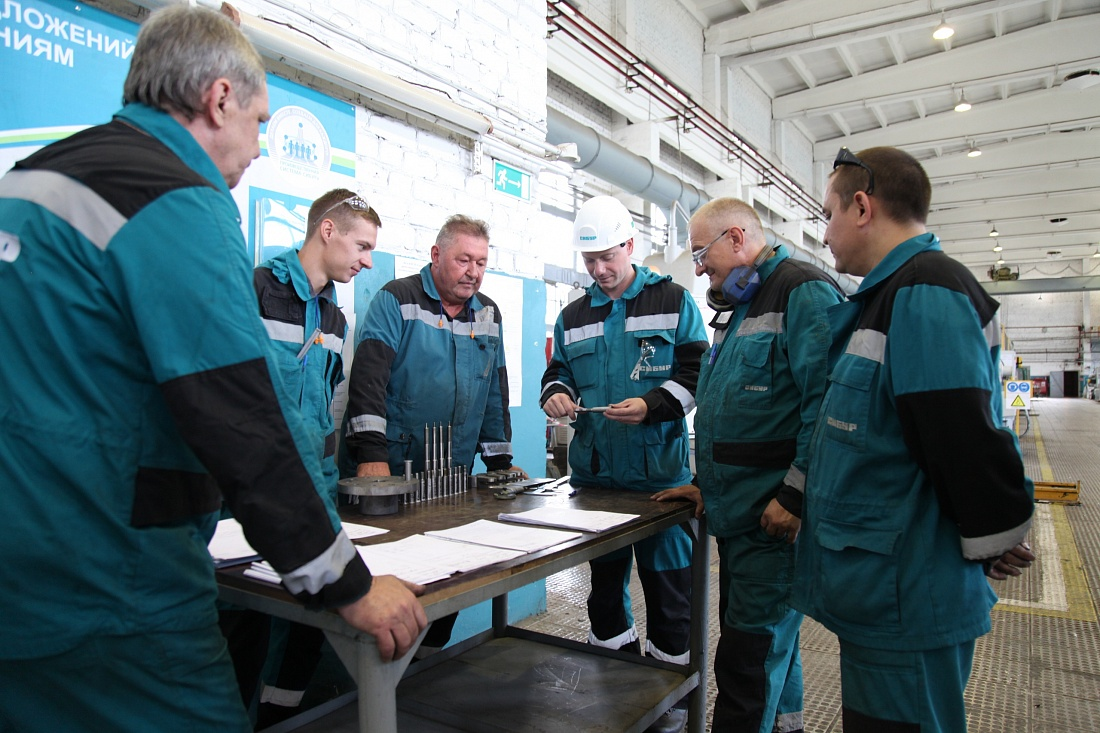
#> input picture images/1d8eb2fb4dc9ab67f51326a690299aca.jpg, 1100 x 733 px
$ python -i image.py   (imports and definitions only)
#> lines starting #> are read from the running program, lines starting #| are printed output that depends on the picture; after the words box and inside, x2 and y2 are one past the last pixel; in counts of white or black regions, pixels touching at a corner belong together
from io import BytesIO

import numpy
from PIL import Image
import numpy as np
import cv2


# [4 lines left out: function load_img, not called in this run]


def show(img):
    cv2.imshow("Image", img)
    cv2.waitKey(1)


def get_cv2_img(img_pil):
    return np.array(img_pil, dtype=np.uint8)


def get_pil_img(img_cv):
    _, encoded_image = cv2.imencode('.png', img_cv)
    return Image.open(BytesIO(encoded_image.tobytes()))


# [4 lines left out: function bitwise_images, not called in this run]


def crop_masked(img_masked):
    img_masked.copy()


# [14 lines left out: function cut_holst_from_bin_roi, not called in this run]


def get_white_regions(img, tr=110):
#> called with tr = 110
    gray = cv2.cvtColor(img, cv2.COLOR_RGB2GRAY)
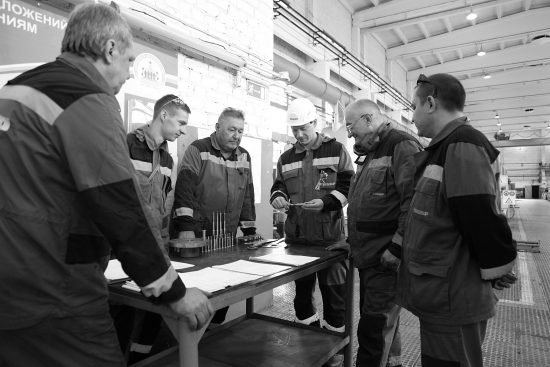
#> gray: shape (733, 1100) (shown at 1/2 size); min 0, max 255, mean 107.6
    blurred = cv2.GaussianBlur(gray, (11, 11), 0)
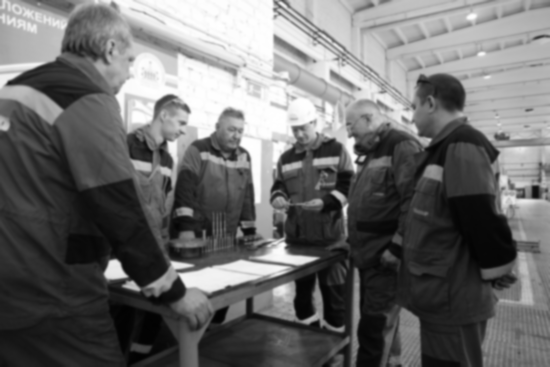
#> blurred: shape (733, 1100) (shown at 1/2 size); min 1, max 255, mean 107.6
    thresh = cv2.threshold(blurred, tr, 255, cv2.THRESH_BINARY)[1]
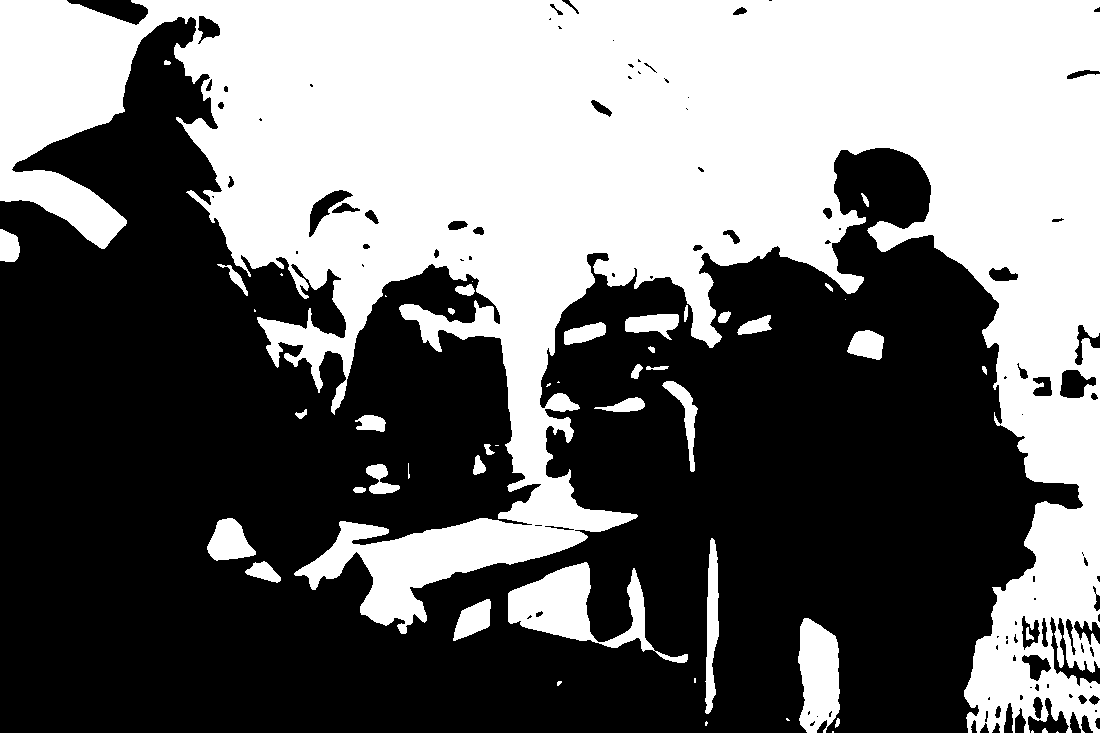
#> thresh: shape (733, 1100); 43.7% white; 51 white regions (15 under 20 px), largest, box (x1, y1, x2, y2) and area: (0, 0, 1100, 733) 331537, (508, 562, 688, 663) 6059, (798, 618, 840, 733) 3754
    thresh = cv2.erode(thresh, None, iterations=2)
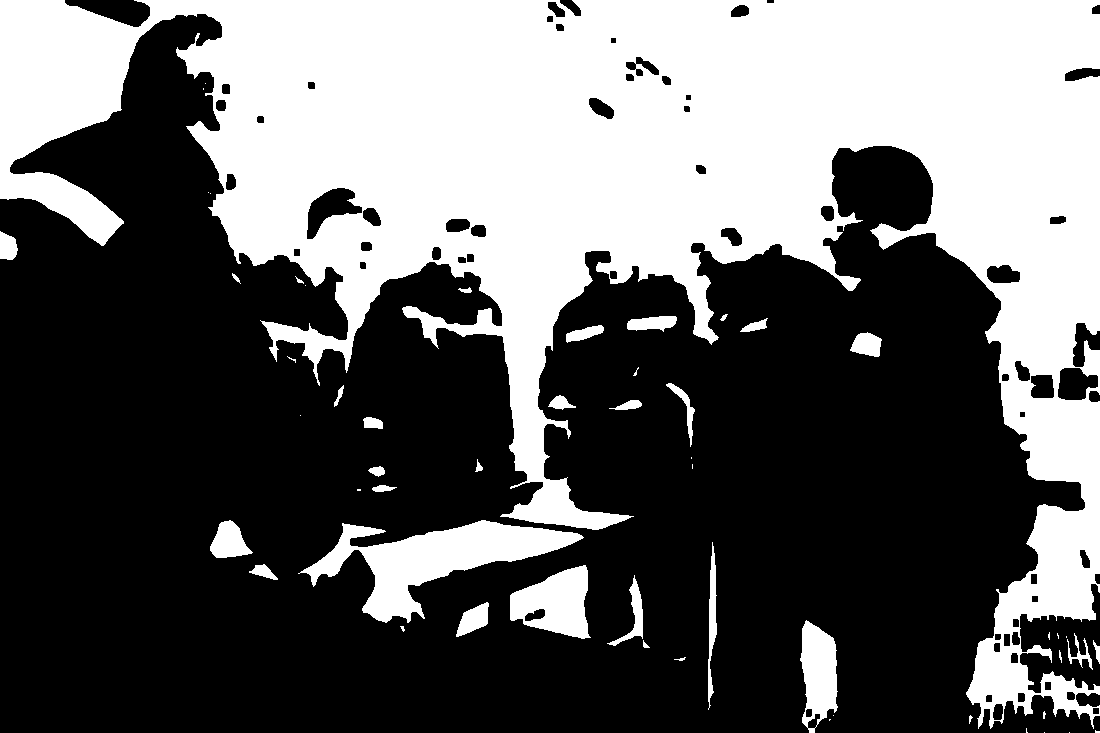
#> thresh: shape (733, 1100); 39.6% white; 54 white regions (23 under 20 px), largest, box (x1, y1, x2, y2) and area: (0, 0, 1100, 729) 294702, (298, 520, 584, 623) 10796, (510, 565, 591, 639) 3821
    thresh = cv2.dilate(thresh, None, iterations=4)
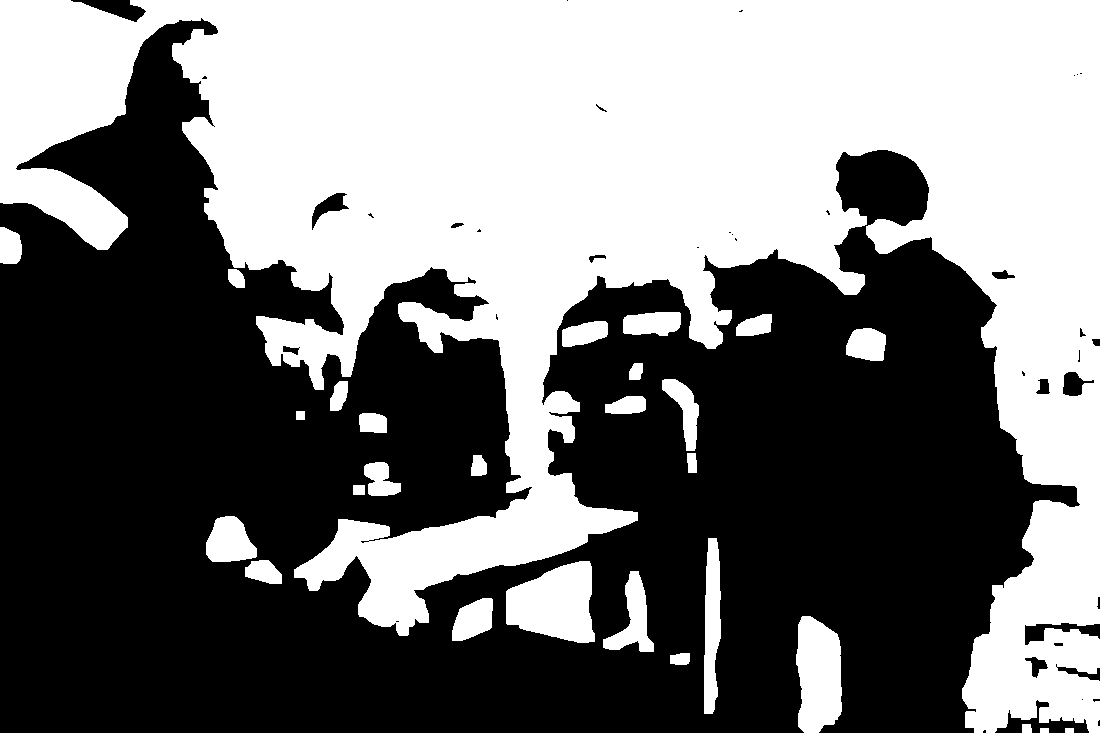
#> thresh: shape (733, 1100); 46.7% white; 28 white regions, largest, box (x1, y1, x2, y2) and area: (0, 0, 1100, 733) 349436, (506, 561, 595, 643) 5326, (796, 616, 842, 733) 4413
    return thresh


def crop_bottom_part(img, part):
    cropped_img = img[int(img.shape[0]//part):img.shape[0]]
    return cropped_img


def crop_top_part(img, part):
    cropped_img = img[0:img.shape[0]//part]
    return cropped_img


def crop_middle_part(img, top, bottom):
    cropped_img = img[img.shape[0]//top:img.shape[0] - img.shape[0]//bottom]
    return cropped_img

>>> import cv2
>>> picture = cv2.cvtColor(cv2.imread('images/1d8eb2fb4dc9ab67f51326a690299aca.jpg'), cv2.COLOR_BGR2RGB)
>>> result = get_white_regions(picture)

$ run again, on images/a6ad63c77276cc434f517c262afbcf01.jpg
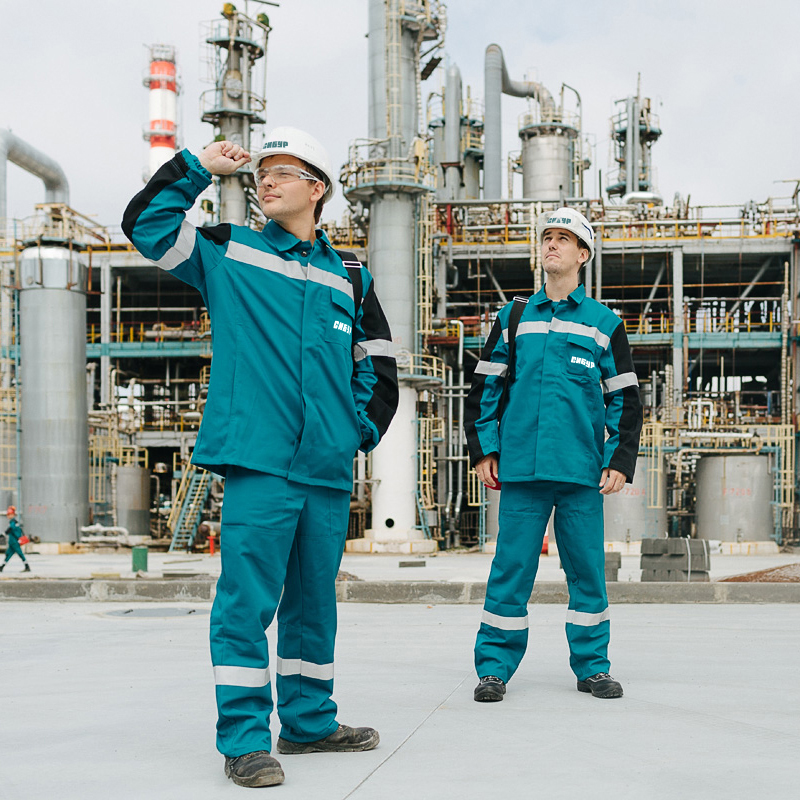
#> input picture images/a6ad63c77276cc434f517c262afbcf01.jpg, 800 x 800 px
#> in get_white_regions, `thresh = cv2.threshold(blurred, tr, 255, cv2.THRESH_BINARY)[1]`:
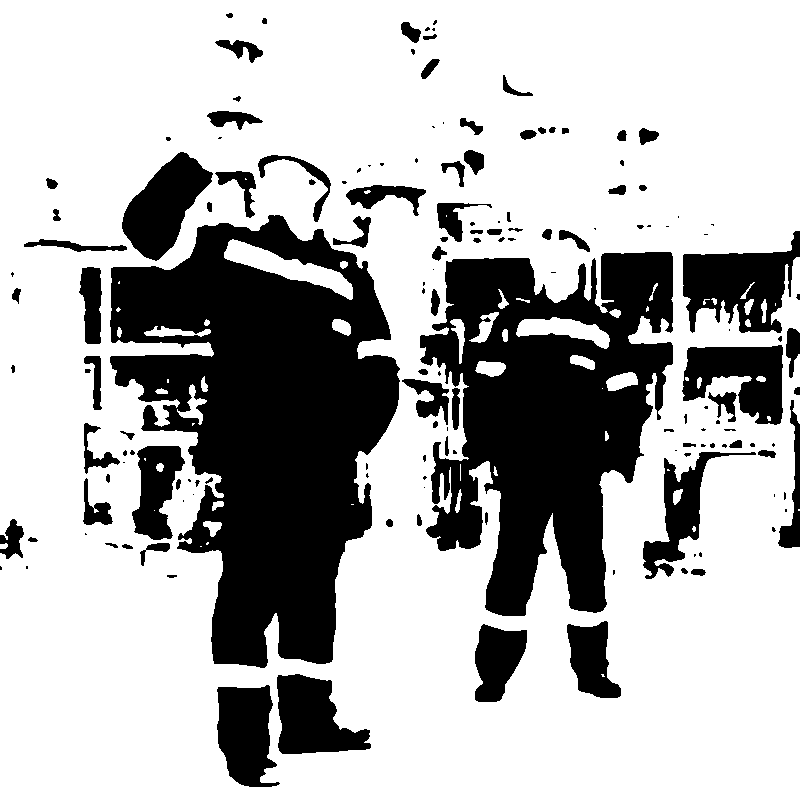
#> thresh: shape (800, 800); 70.6% white; 156 black regions (65 under 20 px), largest, box (x1, y1, x2, y2) and area: (110, 215, 400, 668) 76479, (420, 252, 673, 616) 55439, (683, 231, 800, 333) 6705
#> in get_white_regions, `thresh = cv2.dilate(thresh, None, iterations=4)`:
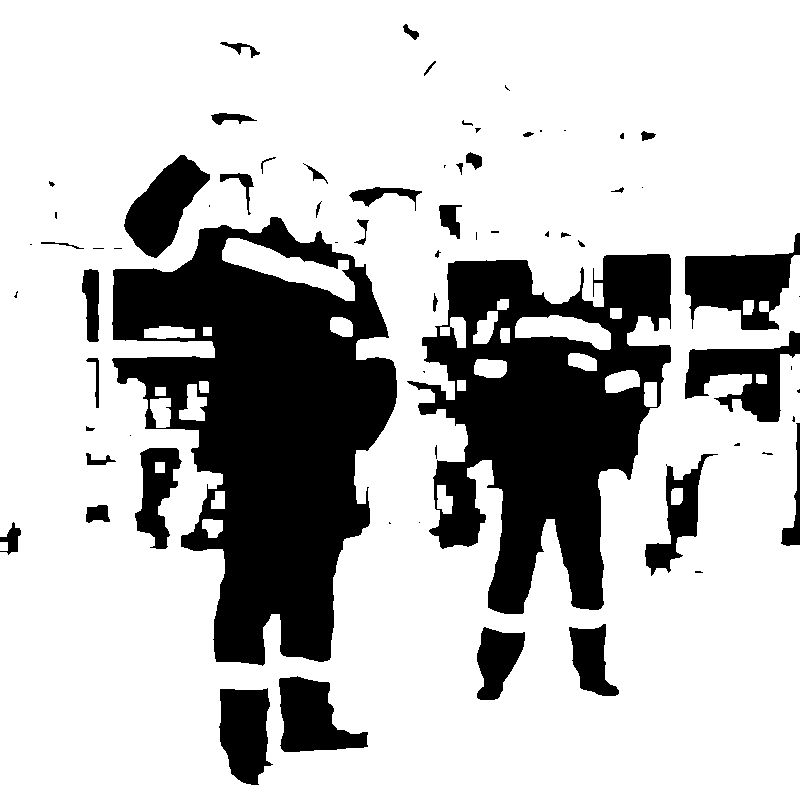
#> thresh: shape (800, 800); 75% white; 70 black regions (27 under 20 px), largest, box (x1, y1, x2, y2) and area: (112, 217, 397, 666) 70544, (407, 254, 671, 614) 50891, (685, 233, 800, 330) 5865

$ run again, on images/c23e638011697c01e1775fb7244d78eb.jpg
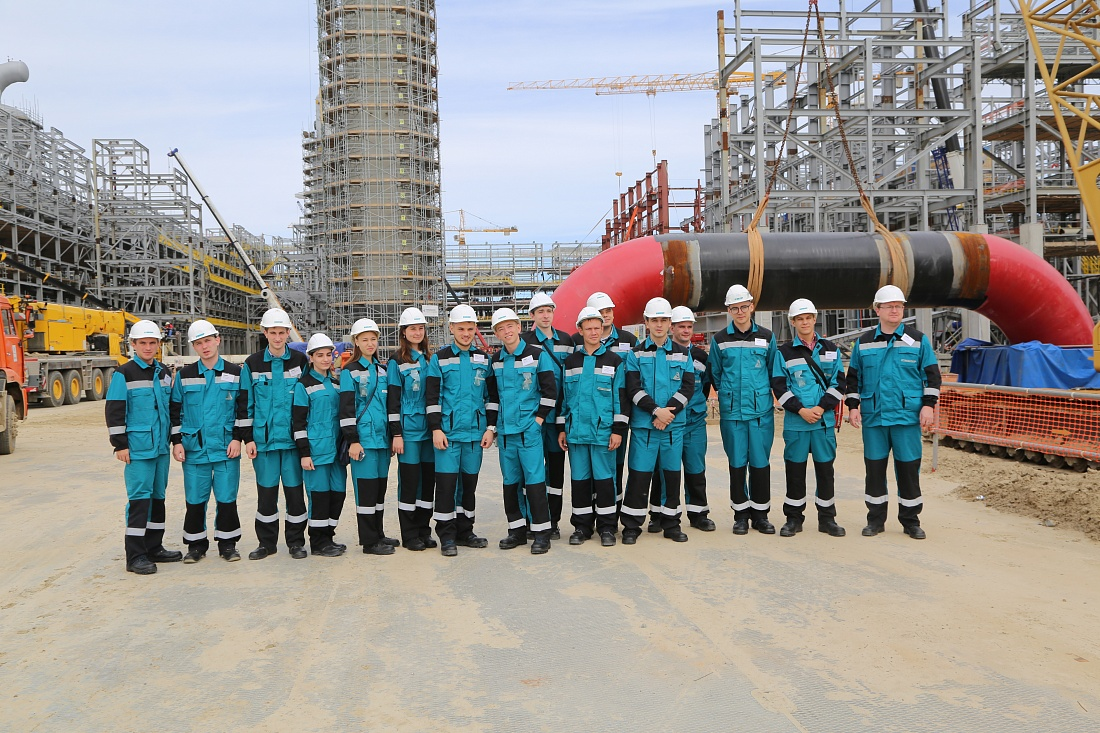
#> input picture images/c23e638011697c01e1775fb7244d78eb.jpg, 1100 x 733 px
#> in get_white_regions, `thresh = cv2.threshold(blurred, tr, 255, cv2.THRESH_BINARY)[1]`:
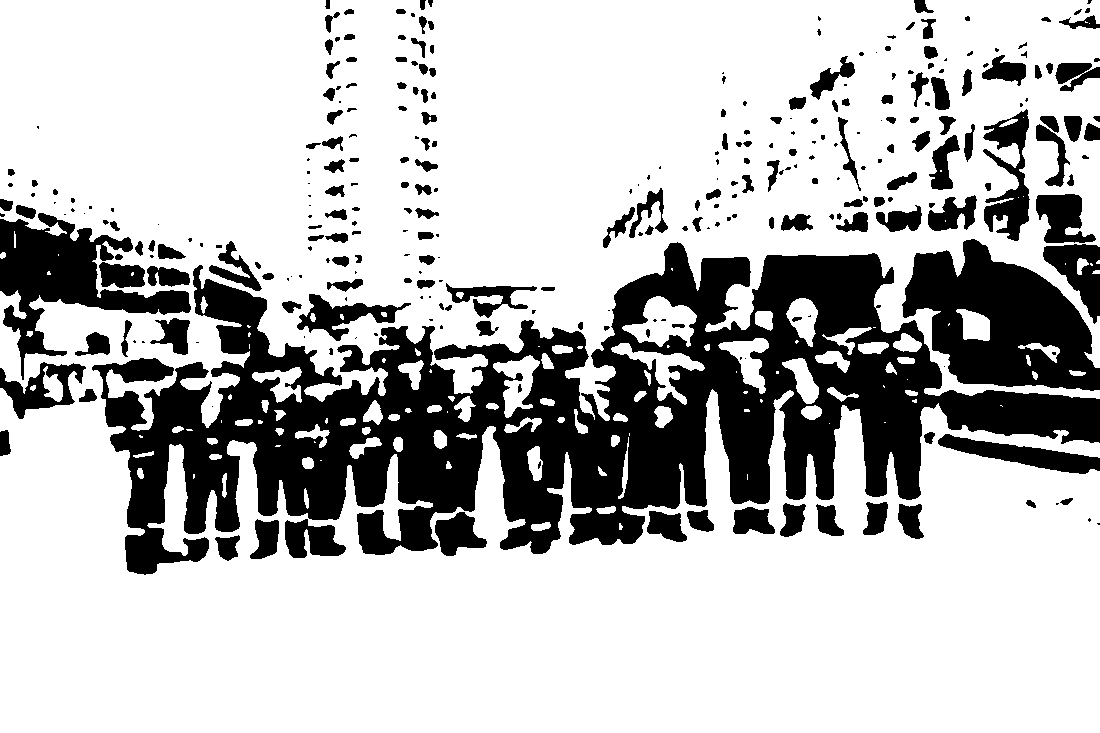
#> thresh: shape (733, 1100); 73.9% white; 304 black regions (118 under 20 px), largest, box (x1, y1, x2, y2) and area: (92, 242, 1100, 575) 133686, (902, 239, 1100, 391) 17917, (0, 213, 191, 380) 10897
#> in get_white_regions, `thresh = cv2.dilate(thresh, None, iterations=4)`:
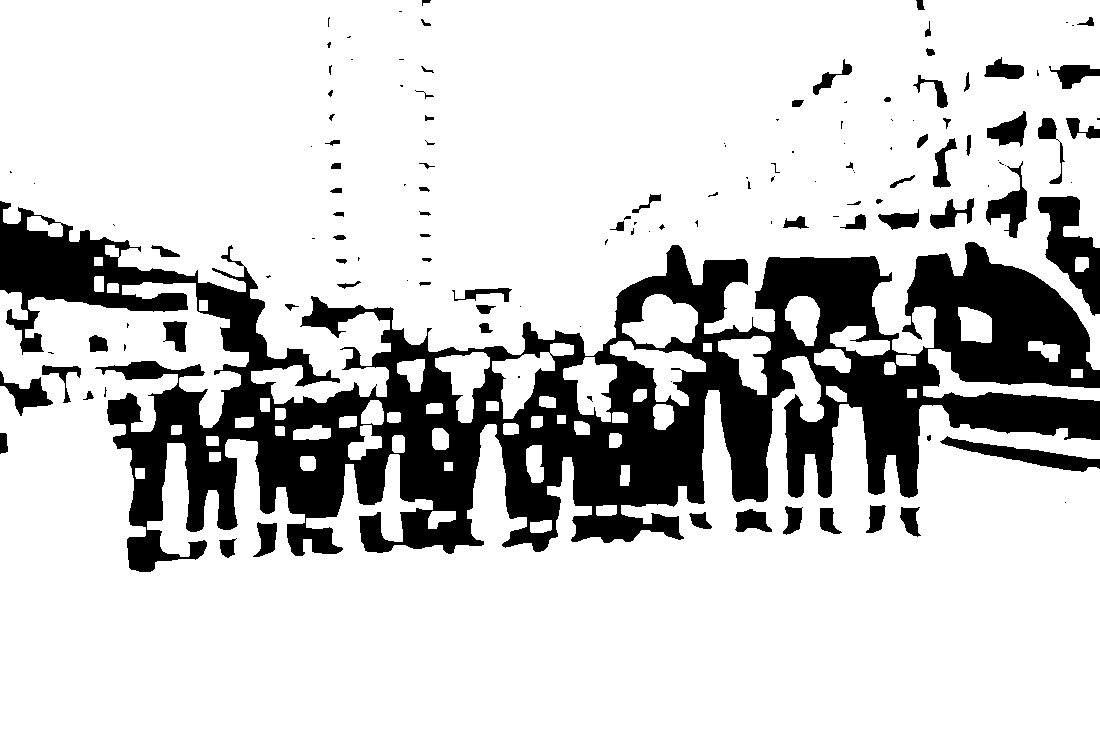
#> thresh: shape (733, 1100); 79.9% white; 136 black regions (64 under 20 px), largest, box (x1, y1, x2, y2) and area: (0, 201, 1100, 572) 142305, (1038, 196, 1100, 316) 3484, (940, 436, 1100, 472) 1842
